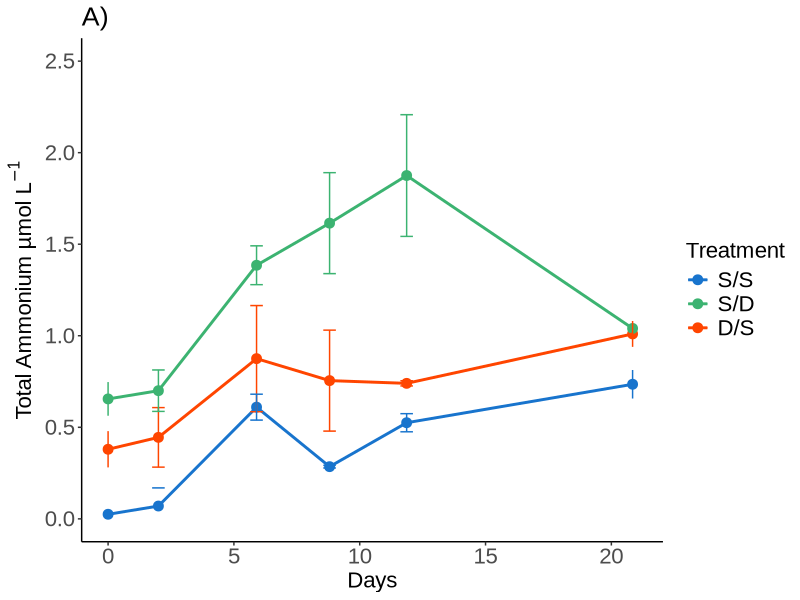
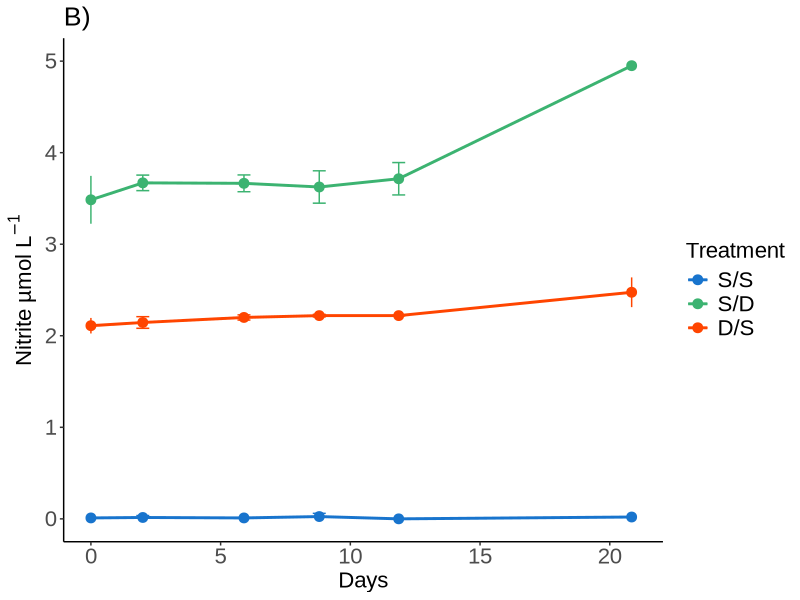
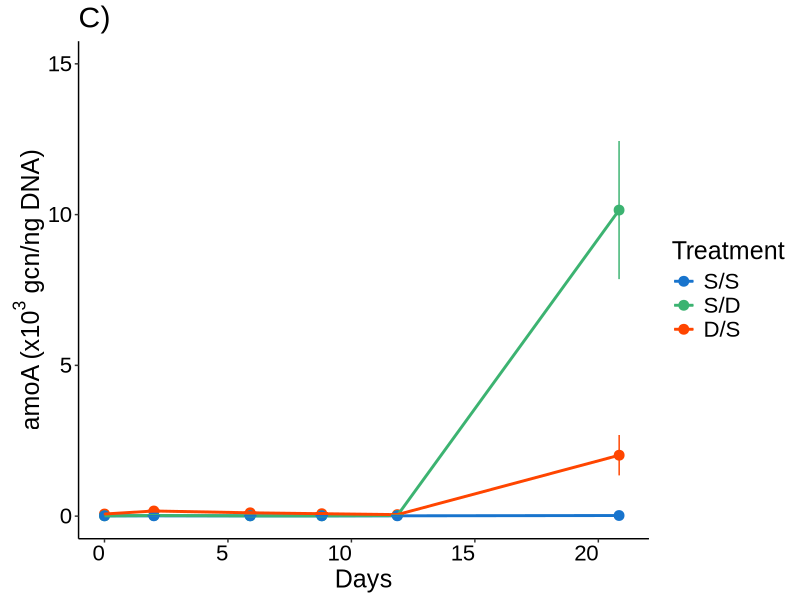
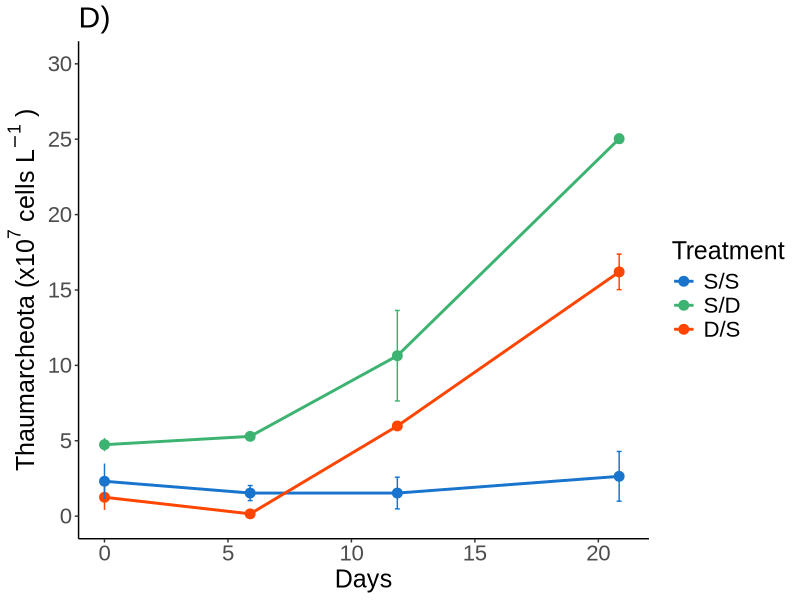
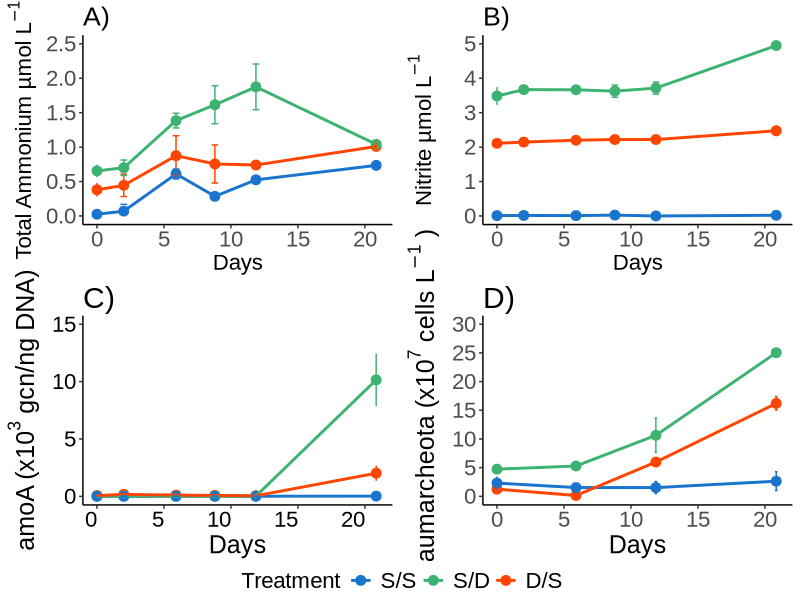
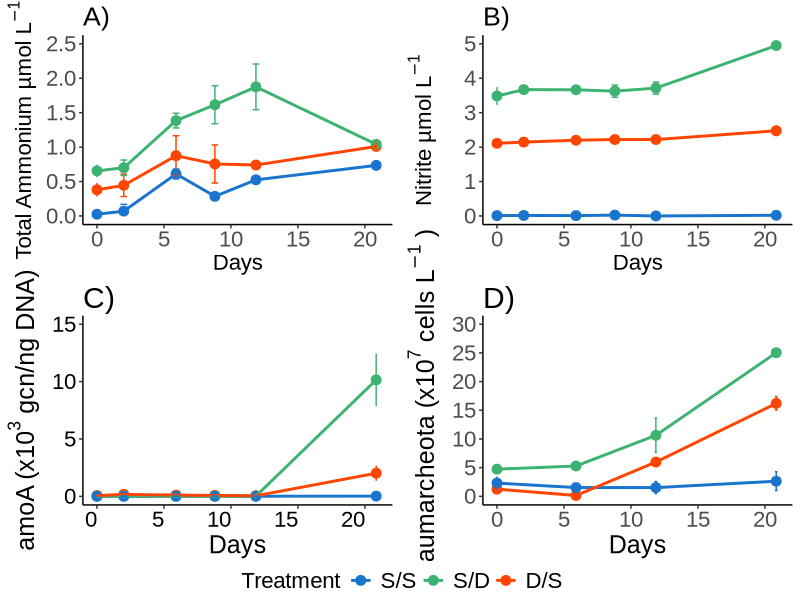

Source code (R) for these figures, in order:
library(tidyverse)
library(ggplot2)
library(ggtext)
library(gridExtra)
library("ggpubr")

library(scales)

line <- read.csv(file = "Line2.csv", header = TRUE)

line <- line %>%
  arrange(Treatment) %>%
  mutate(Treatment = factor(Treatment, levels = c("S/S", 
                                                  "S/D",
                                                  "D/S")))
ammonium.graph <- ggplot(line, aes(x=Day, y=Ammonium))  +
  geom_point(aes(colour=Treatment), size=3) +
  geom_line(data=line[!is.na(line$Ammonium),],aes(colour=Treatment), linewidth=1) +
  geom_errorbar(aes(ymin=Ammonium-NH4_SD, ymax=Ammonium+NH4_SD, colour=Treatment), width=0.5) +
  labs(x="Days", y=expression("Total Ammonium µmol L"^-1), colour = "Treatment") + # use expression() then text in "", ^ to start superscript then the brackets close superscript function as no more text in Y label.
  ggtitle("A)") +
  theme_classic() +
  scale_color_manual(values=c("dodgerblue3", "mediumseagreen", "orangered")) +
  scale_x_continuous(limits = c(0, 21)) +
  scale_y_continuous(limits = c(0, 2.5)) +
  theme(title = element_text(size=16, family="Arial"),
        axis.title = element_text(size=16, family="Arial"),
        axis.text = element_text(size=16, family="Arial"),
        legend.title=element_text(size=16, family="Arial"),  
        legend.text = element_text(size=16, family="Arial"))
ammonium.graph

nitrite.graph <- ggplot(line, aes(x=Day, y=Nitrite))  +
  geom_point(aes(colour=Treatment), size=3) +
  geom_line(data=line[!is.na(line$Nitrite),],aes(colour=Treatment), linewidth=1) +
  geom_errorbar(aes(ymin=Nitrite-NO2_SD, ymax=Nitrite+NO2_SD, colour=Treatment), width=0.5) +
  labs(x="Days", y=expression("Nitrite µmol L"^-1), colour = "Treatment") + # use expression() then text in "", ^ to start superscript then the brackets close superscript function as no more text in Y label.
  ggtitle("B)") +
  theme_classic() +
  scale_color_manual(values=c("dodgerblue3", "mediumseagreen", "orangered")) +
  scale_x_continuous(limits = c(0, 21)) +
  scale_y_continuous(limits = c(0, 5)) +
  theme(title = element_text(size=16, family="Arial"),
        axis.title = element_text(size=16, family="Arial"),
        axis.text = element_text(size=16, family="Arial"),
        legend.title=element_text(size=16, family="Arial"),  
        legend.text = element_text(size=16, family="Arial"))
nitrite.graph

gene <- read.csv(file = "Gene.csv", header = TRUE)

gene <- gene %>%
  arrange(Treatment) %>%
  mutate(Treatment = factor(Treatment, levels = c("S/S", 
                                                  "S/D",
                                                  "D/S")))
amoA.graph <- ggplot(gene, aes(x=Day,y=amoA))  +
  geom_point(aes(colour=Treatment), size=3) +
  geom_line(data=gene[!is.na(gene$amoA),],aes(colour=Treatment), linewidth=1) +
  geom_errorbar(aes(ymin=amoA-amoA_SD, ymax=amoA+amoA_SD, colour=Treatment), width=0.5) +
  labs(x="Days", y=expression("amoA (x10"^3 ~"gcn/ng DNA)"), colour = "Treatment") +
  ggtitle("C)") +
  theme_classic() +
  scale_colour_manual(values=c("dodgerblue3", "mediumseagreen", "orangered")) +
  scale_y_continuous(limits = c(0, 15)) + 
  scale_x_continuous(limits = c(0, 21)) +
  theme(title = element_text(size=18, family="Arial"),
        axis.title.y = element_text(size=18, family="Arial", vjust = 0),
        axis.text.x = element_text(color = "black", family="Arial", size = 16, angle = 0, hjust = 1, vjust = 1),
        axis.text.y = element_text(color = "black", family="Arial", size = 16),
        legend.title=element_text(size=18, family="Arial"),  
        legend.text = element_text(size=16, family="Arial"))
amoA.graph

lineage <- read.csv(file = "Lineage.csv", header = TRUE)

lineage <- lineage %>%
  arrange(Treatment) %>%
  mutate(Treatment = factor(Treatment, levels = c("S/S", 
                                                  "S/D",
                                                  "D/S")))

thaum.graph <- ggplot(lineage, aes(x=Day, y=Thaum))  +
  geom_point(aes(colour=Treatment), size=3) +
  geom_line(data=lineage[!is.na(lineage$Thaum),],aes(colour=Treatment), linewidth=1) +
  geom_errorbar(aes(ymin=Thaum-Thaum_SD, ymax=Thaum+Thaum_SD, colour=Treatment), width=0.2) +
  guides(size=FALSE) +
  labs(x="Days", y=expression("Thaumarcheota (x10" ^7 ~ "cells L"^-1~")"), colour = "Treatment") +
  ggtitle("D)") +
  theme_classic() +
  scale_color_manual(values=c("dodgerblue3", "mediumseagreen", "orangered")) +
  scale_x_continuous(limits = c(0, 21)) +
  scale_y_continuous(limits = c(0, 30),breaks = c(0,5,10,15,20,25,30)) + 
  theme(title = element_text(size=18, family="Arial"),
        axis.title = element_text(size=18, family="Arial"),
        axis.text = element_text(size=16, family="Arial"),
        legend.title=element_text(size=18, family="Arial"),  
        legend.text = element_text(size=16, family="Arial"))
thaum.graph

figure4 <- ggarrange(ammonium.graph, nitrite.graph, amoA.graph, thaum.graph, ncol = 2, nrow = 2,
                     common.legend = TRUE, legend = "bottom",
                     align = "hv")
figure4

ggsave("Figure4.png", plot = figure4, width = 8, height = 8, dpi = 300, units = "in")